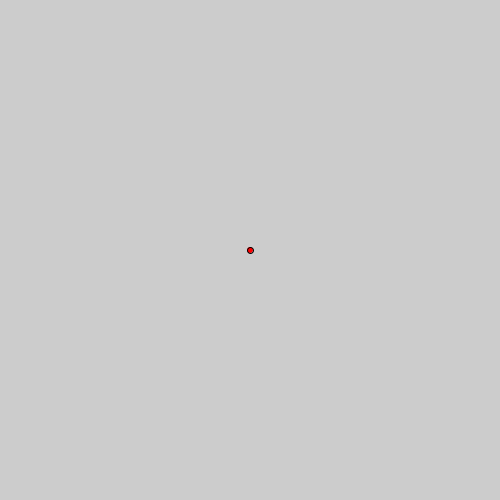
Frame 1 (no input)
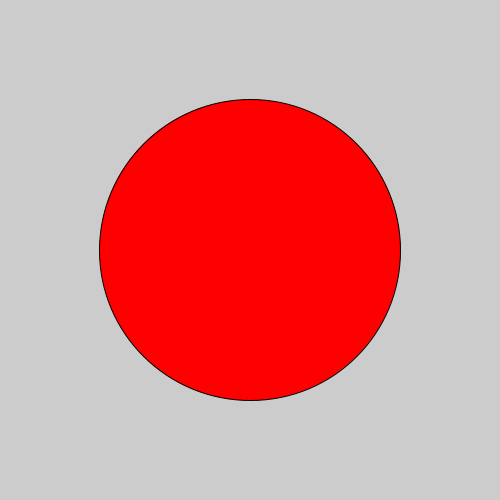
Frame 60 (the mouse pressed at the canvas centre just before this capture)
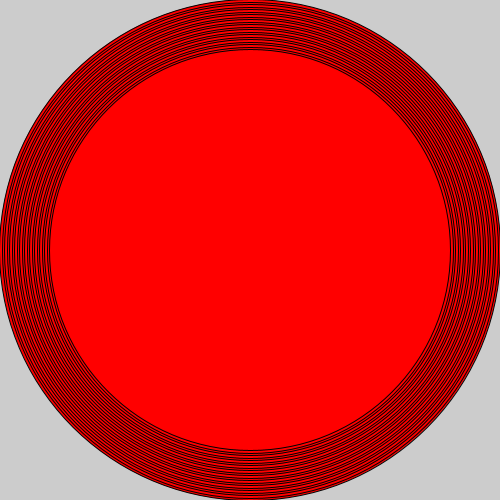
Frame 120 (the mouse held since frame 60 and released just before this capture)

The Processing sketch that drew these frames (run headless with seeded random() and noise(); from frame 60 on, the mouse is pressed at the canvas centre):

// Processing sketch: sketch_02_20_18_question5_corrections
// ── sketch_02_20_18_question5_corrections.pde
float diameter = 1;
float speed = 5;

void setup() {
  size(500, 500);
  fill(255, 0, 0);
}

void draw() {
  diameter = diameter + speed;
  if (diameter > width) {
    speed = speed * -1;
  } 
  if (diameter < 0) {
    speed = speed * -1;
  }
  ellipse(width/2, height/2, diameter, diameter);
}
